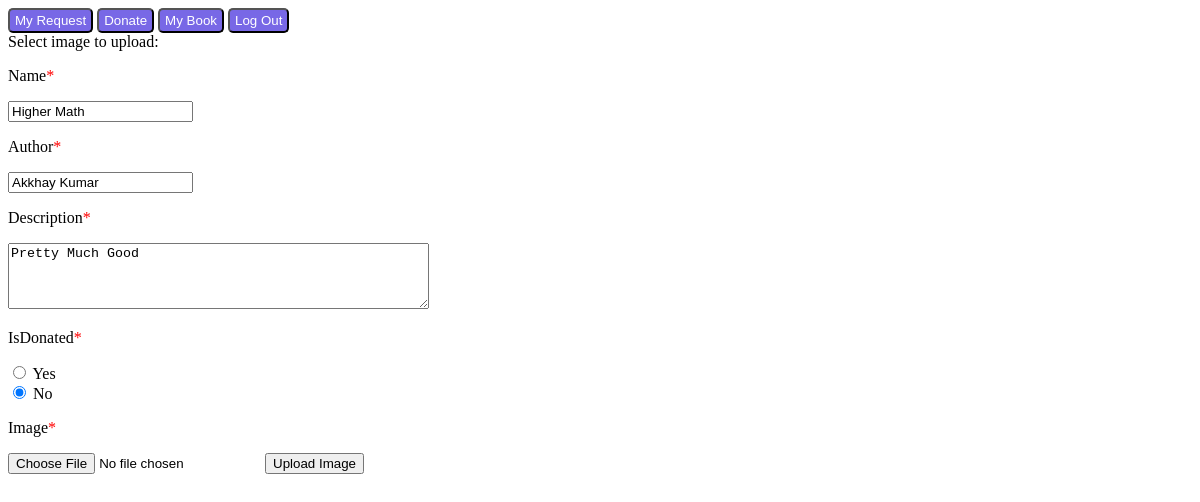
The page /donate/form.php?isbn=math (signed in) on the database its author committed.
### tables this page shows
CREATE TABLE `book` (
  `isbn` char(13) NOT NULL,
  `name` varchar(30) NOT NULL,
  `author` varchar(30) NOT NULL,
  `Total_like` int(10) NOT NULL,
  `image` varchar(255) DEFAULT NULL,
  `description` varchar(255) DEFAULT NULL,
  `time` time NOT NULL,
  `username` varchar(30) NOT NULL,
  `cost` double NOT NULL DEFAULT 50,
  `isDonated` varchar(3) NOT NULL,
  `total_dislike` int(10) NOT NULL
);

### donate/form.php (the view, shortened to what this page needs)
<?php
    $servername = "localhost";
    $username = "dbms";
    $password = "dbms";
    $con = new mysqli($servername, $username, $password);
    mysqli_select_db($con, 'demo');
    $isbn = $_GET['isbn'];
	$query = "SELECT * FROM book WHERE isbn = '$isbn'";
	$res = mysqli_query($con, $query);
	$row = mysqli_fetch_array($res);
    ?>
        <!DOCTYPE html>
            <html>
                <body>
                    <button class="btn"> <a class = "rating" href="..\view_request\view_req.php">My Request</a> </button>
                    <button class="btn"> <a class = "rating" href="..\donate\donate.php">Donate</a> </button>
                    <button class="btn"> <a class = "rating" href="..\my_book\book_view.php">My Book</a> </button>
                    <button class="btn"> <a class = "rating" href="..\logout\logout.php">Log Out</a> </button>
                    <form action="update.php?isbn=<?php echo $_GET['isbn']?>" method="post" enctype="multipart/form-data">
                            Select image to upload:
                            <p>Name<font color=red>*</font></p>
                            <input type = "name" value="<?php echo $row['name']?>" name = "name"placeholder="Enter Name" required>
                            <p>Author<font color=red>*</font></p>
                            <input type = "text" name = "author" value="<?php echo $row['author']?>" placeholder="Enter Author" required>
                            <p>Description<font color=red>*</font></p>
                            <textarea name="description" rows="4" cols="50" required><?php echo $row['description']?></textarea>
                            <p>IsDonated<font color=red>*</font></p>
                            <input type="radio" id="yes" name="IsDonated" <?php if($row['isDonated'] == "Yes") {echo "checked";}?> value="Yes" required>
                            <label for="yes">Yes</label><br>
                            <input type="radio" id="no" name="IsDonated" <?php if($row['isDonated'] == "No") {echo "checked";}?> value="No" required>
                            <label for="no">No</label><br>
                            <p>Image<font color=red>*</font></p>
                            <input type="file" name="photo" placeholder="Enter Image" required/>
                            <input type="submit" value="Upload Image" name="submit">
                    </form>
                </body>
            </html>

### donate/form.php (style rules this page uses)
.btn { background: #7868e6; padding: 3px 5px; border-radius: 5px; }
.rating { text-decoration: none; color: white; }

### rows shown on the page
book: name "Higher Math", author "Akkhay Kumar", description "Pretty Much Good", isDonated "☐ Yes", isDonated "☑ No"
